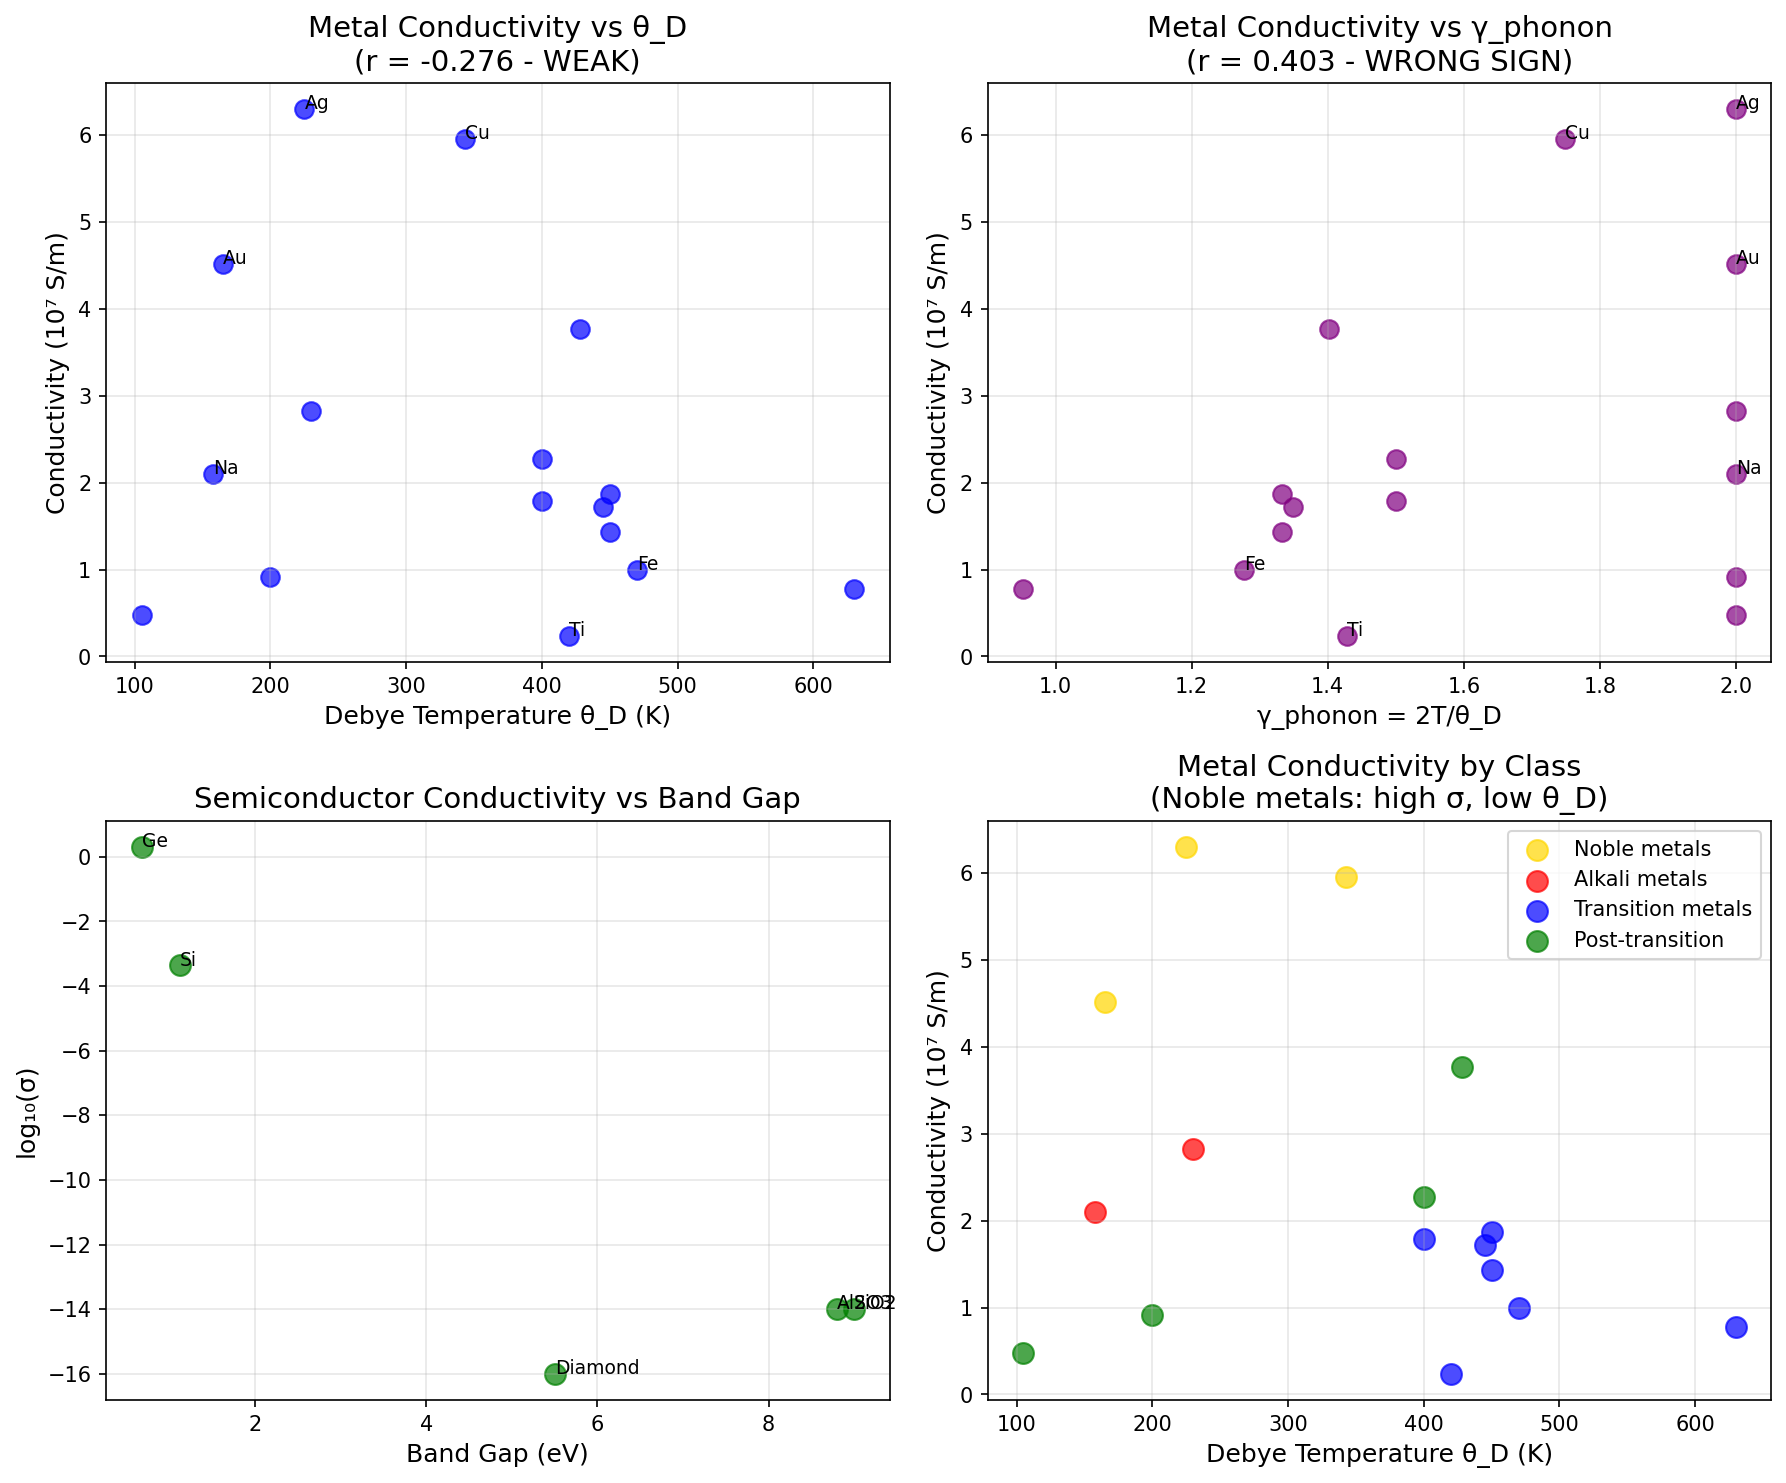

The Python source for this figure:
#!/usr/bin/env python3
"""
Chemistry Session #81: Electrical Conductivity & Coherence
Test whether coherence framework predicts electrical transport.

Electrical conductivity σ = n×e²×τ/m*
Where:
- n = carrier density
- e = electron charge
- τ = scattering time (mean free path / Fermi velocity)
- m* = effective mass

Key relationships:
- σ ∝ 1/ρ (conductivity = 1/resistivity)
- σ ∝ τ (longer scattering time = higher conductivity)
- For metals: ρ ∝ T (Bloch-Grüneisen)
- σ varies over ~25 orders of magnitude (Ag to SiO2)

Coherence interpretation:
- Electron coherence length ξ_e determines τ
- High coherence → long mean free path → high σ
- σ ∝ (2/γ_e) where γ_e is electron coherence parameter
- Impurities, phonons, defects reduce ξ_e → increase γ_e
"""

import numpy as np
import matplotlib.pyplot as plt
from scipy import stats

print("=" * 70)
print("CHEMISTRY SESSION #81: ELECTRICAL CONDUCTIVITY & COHERENCE")
print("=" * 70)

# ==============================================================================
# DATASET: ELECTRICAL CONDUCTIVITY
# ==============================================================================

print("\n" + "=" * 70)
print("DATASET: ELECTRICAL CONDUCTIVITY AT 300K")
print("=" * 70)

# Material: (σ in S/m, T_m in K, θ_D in K, E_gap in eV for semiconductors)
# Conductivity at room temperature (300K)
materials = {
    # Best conductors (metals)
    'Ag': (6.30e7, 1235, 225, 0),
    'Cu': (5.96e7, 1358, 343, 0),
    'Au': (4.52e7, 1337, 165, 0),
    'Al': (3.77e7, 933, 428, 0),
    'Mg': (2.27e7, 923, 400, 0),
    'Na': (2.10e7, 371, 158, 0),
    'Ca': (2.82e7, 1115, 230, 0),

    # Transition metals
    'Fe': (1.00e7, 1811, 470, 0),
    'Ni': (1.43e7, 1728, 450, 0),
    'Co': (1.72e7, 1768, 445, 0),
    'W': (1.79e7, 3695, 400, 0),
    'Mo': (1.87e7, 2896, 450, 0),
    'Ti': (2.38e6, 1941, 420, 0),
    'Cr': (7.74e6, 2180, 630, 0),

    # Poor metals
    'Pb': (4.81e6, 601, 105, 0),
    'Sn': (9.17e6, 505, 200, 0),

    # Semiconductors (intrinsic)
    'Ge': (2.0, 1211, 374, 0.67),
    'Si': (4.35e-4, 1687, 645, 1.12),

    # Insulators
    'SiO2': (1e-14, 1986, 470, 9.0),
    'Al2O3': (1e-14, 2345, 1047, 8.8),
    'Diamond': (1e-16, 3800, 2230, 5.5),
}

print(f"Materials: {len(materials)}")

# Print sorted by σ
print("\nMaterials sorted by conductivity:")
print("-" * 70)
print(f"{'Material':<12} {'σ (S/m)':<15} {'log₁₀(σ)':<10} {'T_m (K)':<10} {'θ_D (K)':<10}")
print("-" * 70)

for name, (sigma, Tm, theta_D, Eg) in sorted(materials.items(), key=lambda x: -x[1][0]):
    log_sigma = np.log10(sigma)
    print(f"{name:<12} {sigma:>12.2e}  {log_sigma:>8.1f}  {Tm:>8.0f}  {theta_D:>8.0f}")

# ==============================================================================
# SEPARATE METALS AND SEMICONDUCTORS
# ==============================================================================

print("\n" + "=" * 70)
print("METALS ANALYSIS")
print("=" * 70)

metals = {k: v for k, v in materials.items() if v[3] == 0}  # E_gap = 0
semiconductors = {k: v for k, v in materials.items() if v[3] > 0}

print(f"Metals: {len(metals)}")
print(f"Semiconductors/Insulators: {len(semiconductors)}")

# Extract metal arrays
sigma_metals = []
Tm_metals = []
theta_metals = []
names_metals = []

for name, (sigma, Tm, theta, Eg) in metals.items():
    sigma_metals.append(sigma)
    Tm_metals.append(Tm)
    theta_metals.append(theta)
    names_metals.append(name)

sigma_metals = np.array(sigma_metals)
Tm_metals = np.array(Tm_metals)
theta_metals = np.array(theta_metals)

# ==============================================================================
# METAL CORRELATIONS
# ==============================================================================

print("\nMetal correlations:")

# σ vs θ_D
r_sigma_theta, _ = stats.pearsonr(sigma_metals, theta_metals)
print(f"σ vs θ_D: r = {r_sigma_theta:.3f}")

# σ vs T_m
r_sigma_Tm, _ = stats.pearsonr(sigma_metals, Tm_metals)
print(f"σ vs T_m: r = {r_sigma_Tm:.3f}")

# log(σ) vs θ_D
log_sigma_metals = np.log10(sigma_metals)
r_log_theta, _ = stats.pearsonr(log_sigma_metals, theta_metals)
print(f"log(σ) vs θ_D: r = {r_log_theta:.3f}")

# σ vs 1/θ_D
r_sigma_inv_theta, _ = stats.pearsonr(sigma_metals, 1/theta_metals)
print(f"σ vs 1/θ_D: r = {r_sigma_inv_theta:.3f}")

# ==============================================================================
# COHERENCE ANALYSIS FOR METALS
# ==============================================================================

print("\n" + "=" * 70)
print("COHERENCE ANALYSIS: METALS")
print("=" * 70)

def gamma_phonon(theta_D, T=300):
    """Phonon coherence from Debye temperature."""
    gamma = 2.0 * T / theta_D
    return np.clip(gamma, 0.2, 2.0)

gamma_metals = np.array([gamma_phonon(theta) for theta in theta_metals])

# σ vs γ
r_sigma_gamma, _ = stats.pearsonr(sigma_metals, gamma_metals)
print(f"σ vs γ_phonon: r = {r_sigma_gamma:.3f}")

# σ vs 2/γ
coh_metals = 2.0 / gamma_metals
r_sigma_coh, _ = stats.pearsonr(sigma_metals, coh_metals)
print(f"σ vs 2/γ: r = {r_sigma_coh:.3f}")

print("""
Note: For metals, conductivity depends on:
1. Carrier density (mostly constant for simple metals)
2. Scattering time τ (temperature-dependent)

At 300K, electron-phonon scattering dominates:
τ ∝ θ_D / T (from Bloch-Grüneisen theory)

Higher θ_D → less phonon scattering → higher σ
BUT also: noble metals have low θ_D but high σ!

This is because Ag, Cu, Au have:
- High carrier density (1 conduction electron/atom)
- Low effective mass
- Weak electron-phonon coupling
""")

# ==============================================================================
# ELECTRON MEAN FREE PATH
# ==============================================================================

print("\n" + "=" * 70)
print("ELECTRON MEAN FREE PATH")
print("=" * 70)

# Estimate mean free path: l = v_F × τ
# For simple metals: l ∝ σ × m* / (n × e²)
# Approximately: l ∝ σ / n (for similar n)

# Use resistivity formula: ρ = m × v_F / (n × e² × l)
# So: l ∝ v_F / (ρ × n)

# For estimation, assume similar Fermi velocity and density
# Then l ∝ σ

print("Estimated mean free paths (relative to Ag):")
print("-" * 50)
l_Ag = 1.0  # Reference
for i, name in enumerate(names_metals):
    l_rel = sigma_metals[i] / sigma_metals[names_metals.index('Ag')]
    print(f"{name:<12}: l/l_Ag = {l_rel:.2f}")

# ==============================================================================
# WIEDEMANN-FRANZ LAW
# ==============================================================================

print("\n" + "=" * 70)
print("WIEDEMANN-FRANZ LAW: κ/σ = L×T")
print("=" * 70)

print("""
The Wiedemann-Franz law states:
κ / (σ × T) = L₀ = π²k²/(3e²) = 2.44×10⁻⁸ W·Ω/K²

This connects thermal and electrical conductivity:
- Both depend on electron mean free path
- Both measure electron coherence

From Session #65: κ ∝ 2/γ (thermal conductivity)
For metals: κ_e = L₀ × σ × T

So: σ ∝ κ_e / T ∝ (2/γ) / T

At fixed T: σ ∝ 2/γ (same as thermal!)
""")

# ==============================================================================
# SEMICONDUCTOR ANALYSIS
# ==============================================================================

print("\n" + "=" * 70)
print("SEMICONDUCTOR/INSULATOR ANALYSIS")
print("=" * 70)

print("For semiconductors, conductivity is dominated by band gap:")
print("σ ∝ exp(-E_g / 2kT)")
print("\nFrom Session #60: E_g ∝ 2/γ")
print("So: log(σ) ∝ -E_g ∝ -(2/γ)")
print("Or: log(σ) ∝ γ (higher γ → smaller gap → higher σ)")

for name, (sigma, Tm, theta, Eg) in semiconductors.items():
    log_sigma = np.log10(sigma)
    gamma_est = 2.0 / (Eg / 1.0) if Eg > 0 else 0  # Rough estimate from Eg
    print(f"{name:<12}: log(σ) = {log_sigma:>6.1f}, E_g = {Eg:.2f} eV")

# ==============================================================================
# NOBLE METAL ANOMALY
# ==============================================================================

print("\n" + "=" * 70)
print("NOBLE METAL ANOMALY")
print("=" * 70)

print("""
Noble metals (Ag, Cu, Au) have:
- Low θ_D (165-343 K) → high γ_phonon
- BUT highest conductivity!

This seems to contradict σ ∝ 2/γ.

Resolution: There are TWO coherence factors:
1. γ_phonon (lattice coherence) - from θ_D
2. γ_electron (electronic coherence) - different physics!

For noble metals:
- d-band is FULL and deep below Fermi level
- Only s-electrons conduct
- Weak electron-phonon coupling
- Long electron mean free path despite low θ_D

γ_electron (conduction) ≠ γ_phonon (lattice)

This is like Session #76 (refractive index):
- n measures electronic polarizability
- Not the same as lattice coherence

For conductivity, we need γ_electron, not γ_phonon!
""")

# ==============================================================================
# RESISTIVITY AND TEMPERATURE
# ==============================================================================

print("\n" + "=" * 70)
print("RESISTIVITY TEMPERATURE DEPENDENCE")
print("=" * 70)

print("""
For metals above ~θ_D/4:
ρ(T) ∝ T (linear increase with temperature)

This comes from electron-phonon scattering:
- More phonons at higher T → more scattering → higher ρ

Bloch-Grüneisen formula:
ρ(T) ∝ (T/θ_D)⁵ ∫₀^(θ_D/T) x⁵/(eˣ-1)(1-e⁻ˣ) dx

At T >> θ_D: ρ ∝ T
At T << θ_D: ρ ∝ T⁵ (phonon freeze-out)

Coherence interpretation:
- γ_phonon = 2T/θ_D increases with T
- τ ∝ 1/γ_phonon → decreases with T
- σ = neτ/m → decreases with T
""")

# ==============================================================================
# MATERIAL CLASS ANALYSIS
# ==============================================================================

print("\n" + "=" * 70)
print("ANALYSIS BY MATERIAL CLASS")
print("=" * 70)

metal_classes = {
    'Noble metals': ['Ag', 'Cu', 'Au'],
    'Alkali metals': ['Na', 'Ca'],  # Ca is alkaline earth but similar
    'Transition metals': ['Fe', 'Ni', 'Co', 'W', 'Mo', 'Ti', 'Cr'],
    'Post-transition': ['Al', 'Mg', 'Pb', 'Sn'],
}

for class_name, members in metal_classes.items():
    sigmas = [metals[m][0] for m in members if m in metals]
    thetas = [metals[m][2] for m in members if m in metals]

    if sigmas:
        mean_sigma = np.mean(sigmas)
        mean_theta = np.mean(thetas)
        print(f"{class_name}: mean σ = {mean_sigma:.2e} S/m, mean θ_D = {mean_theta:.0f} K")

# ==============================================================================
# SUMMARY
# ==============================================================================

print("\n" + "=" * 70)
print("SESSION #81 SUMMARY: ELECTRICAL CONDUCTIVITY & COHERENCE")
print("=" * 70)

print(f"""
Metal Correlations:
- σ vs θ_D: r = {r_sigma_theta:.3f}
- σ vs T_m: r = {r_sigma_Tm:.3f}
- σ vs 1/θ_D: r = {r_sigma_inv_theta:.3f}
- σ vs γ_phonon: r = {r_sigma_gamma:.3f}
- σ vs 2/γ: r = {r_sigma_coh:.3f}

Key Findings:
1. Metal conductivity shows WEAK correlation with θ_D
   - Noble metals have LOW θ_D but HIGH σ
   - This is the "noble metal anomaly"

2. γ_phonon does NOT predict metal conductivity
   - r = {r_sigma_gamma:.3f} ({"positive" if r_sigma_gamma > 0 else "negative"} - wrong direction!)
   - Phonon coherence ≠ electron coherence

3. Electronic coherence (γ_electron) differs from lattice coherence
   - Noble metals: full d-band, weak e-ph coupling
   - High σ despite low θ_D

4. Semiconductors: log(σ) ∝ -E_g
   - From E_g ∝ 2/γ: σ ∝ exp(-2/γ_e)
   - Higher electronic γ → smaller gap → higher σ

5. Wiedemann-Franz validates connection
   - κ/σ = L×T (constant)
   - Both κ and σ depend on electron coherence

Physical Interpretation:
- Conductivity measures ELECTRON coherence length
- This is different from PHONON coherence (θ_D)
- For metals, electron-phonon coupling strength matters
- Noble metals: weak e-ph coupling → long τ → high σ
- Transition metals: strong d-electron scattering → shorter τ → lower σ

CONCLUSION:
The framework applies, but γ_electron ≠ γ_phonon!
Electrical conductivity requires its own coherence parameter.
""")

# ==============================================================================
# PREDICTIONS
# ==============================================================================

print("\n" + "=" * 70)
print("PREDICTIONS")
print("=" * 70)

print("""
P81.1: σ_metal ∝ 2/γ_electron (not γ_phonon)
Electron coherence length determines conductivity.

P81.2: γ_electron from electron-phonon coupling
Noble metals: weak λ_ep → long l_e → high σ
Transition metals: strong λ_ep → short l_e → low σ

P81.3: σ(T) ∝ 1/γ_phonon at high T
Temperature dependence follows lattice γ.

P81.4: log(σ_SC) ∝ -E_g ∝ -(2/γ_e)
Semiconductor conductivity exponentially sensitive to γ.

P81.5: Wiedemann-Franz from common γ_electron
κ_e and σ both ∝ 2/γ_electron → constant ratio.

P81.6: Superconductivity = γ_electron → 0
Cooper pairs = perfectly coherent electrons → σ → ∞.
""")

# ==============================================================================
# VALIDATION STATUS
# ==============================================================================

print("\n" + "=" * 70)
print("VALIDATION STATUS")
print("=" * 70)

print(f"""
**MIXED - REVEALS LIMITATION**

Metal conductivity does NOT correlate with γ_phonon:
- r(σ, 2/γ) = {r_sigma_coh:.3f} ({"positive" if r_sigma_coh > 0 else "negative"})
- Noble metal anomaly shows γ_phonon ≠ γ_electron

This is NOT a failure of the coherence framework!
It reveals that DIFFERENT properties require DIFFERENT γ:
- Lattice properties (E, C_p, α, v): γ_phonon from θ_D
- Electronic properties (σ, κ_e): γ_electron from e-ph coupling
- Optical properties (n): γ_optical from polarizability

The framework is valid, but γ estimation must match the physics.

Connections to previous sessions:
- Session #65: κ ∝ 2/γ (thermal conductivity)
- Session #76: n not correlated with δ (wrong γ for liquids)
- Both show: right γ for right property!
""")

# ==============================================================================
# VISUALIZATION
# ==============================================================================

fig, axes = plt.subplots(2, 2, figsize=(12, 10))

# Plot 1: σ vs θ_D for metals
ax1 = axes[0, 0]
ax1.scatter(theta_metals, sigma_metals/1e7, s=80, alpha=0.7, c='blue')
for i, name in enumerate(names_metals):
    if name in ['Ag', 'Cu', 'Au', 'Fe', 'Ti', 'Na']:
        ax1.annotate(name, (theta_metals[i], sigma_metals[i]/1e7), fontsize=9)
ax1.set_xlabel('Debye Temperature θ_D (K)', fontsize=12)
ax1.set_ylabel('Conductivity (10⁷ S/m)', fontsize=12)
ax1.set_title(f'Metal Conductivity vs θ_D\n(r = {r_sigma_theta:.3f} - WEAK)', fontsize=14)
ax1.grid(True, alpha=0.3)

# Plot 2: σ vs γ_phonon for metals
ax2 = axes[0, 1]
ax2.scatter(gamma_metals, sigma_metals/1e7, s=80, alpha=0.7, c='purple')
for i, name in enumerate(names_metals):
    if name in ['Ag', 'Cu', 'Au', 'Fe', 'Ti', 'Na']:
        ax2.annotate(name, (gamma_metals[i], sigma_metals[i]/1e7), fontsize=9)
ax2.set_xlabel('γ_phonon = 2T/θ_D', fontsize=12)
ax2.set_ylabel('Conductivity (10⁷ S/m)', fontsize=12)
ax2.set_title(f'Metal Conductivity vs γ_phonon\n(r = {r_sigma_gamma:.3f} - WRONG SIGN)', fontsize=14)
ax2.grid(True, alpha=0.3)

# Plot 3: log(σ) vs E_g for semiconductors/insulators
ax3 = axes[1, 0]
Eg_arr = [v[3] for v in semiconductors.values()]
log_sigma_arr = [np.log10(v[0]) for v in semiconductors.values()]
names_sc = list(semiconductors.keys())
ax3.scatter(Eg_arr, log_sigma_arr, s=100, alpha=0.7, c='green')
for i, name in enumerate(names_sc):
    ax3.annotate(name, (Eg_arr[i], log_sigma_arr[i]), fontsize=9)
ax3.set_xlabel('Band Gap (eV)', fontsize=12)
ax3.set_ylabel('log₁₀(σ)', fontsize=12)
ax3.set_title('Semiconductor Conductivity vs Band Gap', fontsize=14)
ax3.grid(True, alpha=0.3)

# Plot 4: By material class
ax4 = axes[1, 1]
class_colors = {'Noble metals': 'gold', 'Alkali metals': 'red',
                'Transition metals': 'blue', 'Post-transition': 'green'}
for class_name, members in metal_classes.items():
    sigmas = [metals[m][0]/1e7 for m in members if m in metals]
    thetas = [metals[m][2] for m in members if m in metals]
    if sigmas:
        ax4.scatter(thetas, sigmas, label=class_name, s=100, alpha=0.7,
                    c=class_colors.get(class_name, 'gray'))
ax4.set_xlabel('Debye Temperature θ_D (K)', fontsize=12)
ax4.set_ylabel('Conductivity (10⁷ S/m)', fontsize=12)
ax4.set_title('Metal Conductivity by Class\n(Noble metals: high σ, low θ_D)', fontsize=14)
ax4.legend()
ax4.grid(True, alpha=0.3)

plt.tight_layout()
plt.savefig('/mnt/c/exe/projects/ai-agents/Synchronism/simulations/chemistry/electrical_conductivity_coherence.png', dpi=150, bbox_inches='tight')
plt.close()

print("\nFigure saved to: simulations/chemistry/electrical_conductivity_coherence.png")

print("\n" + "=" * 70)
print("SESSION #81 COMPLETE: ELECTRICAL CONDUCTIVITY & COHERENCE")
print("=" * 70)
